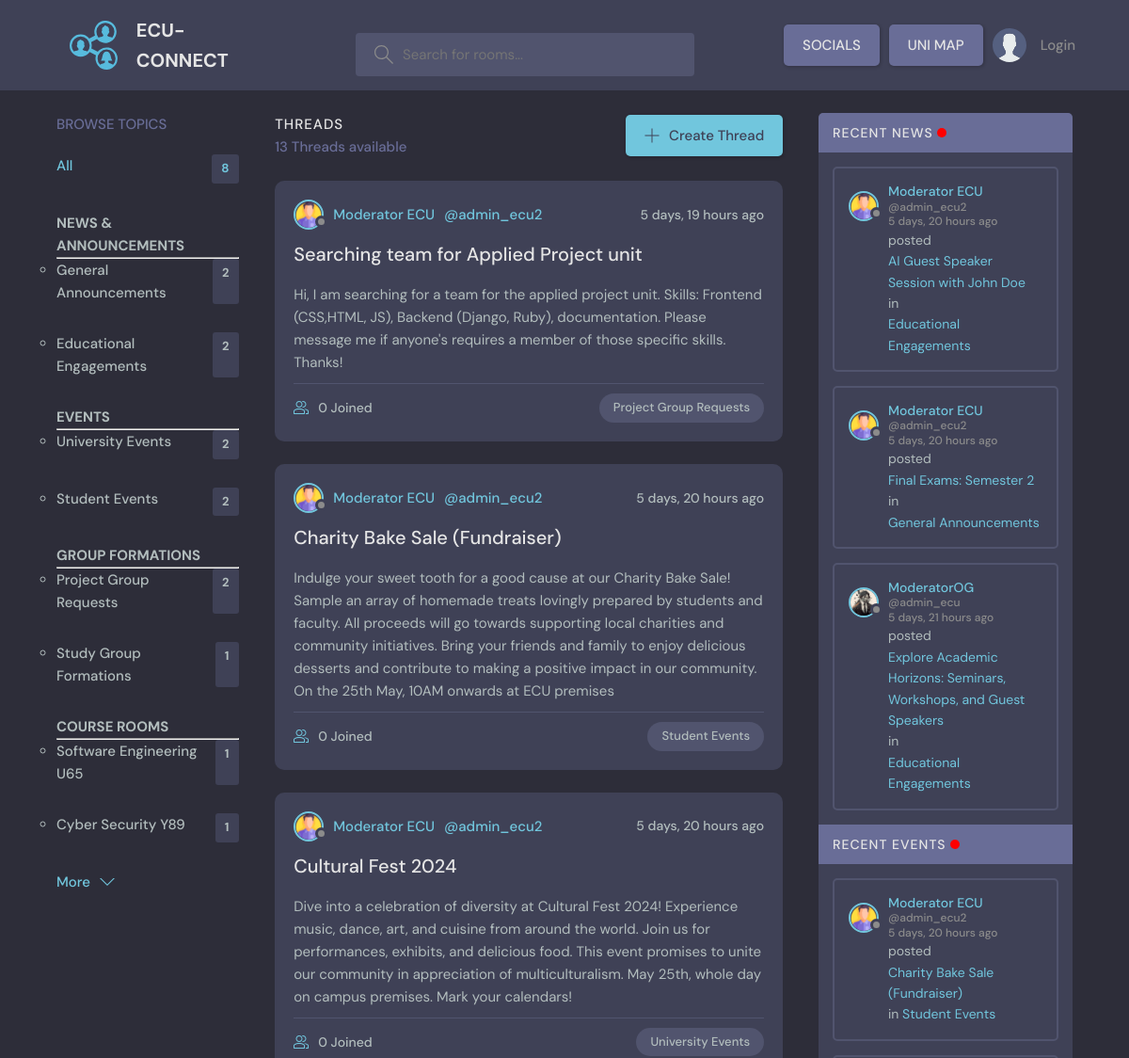
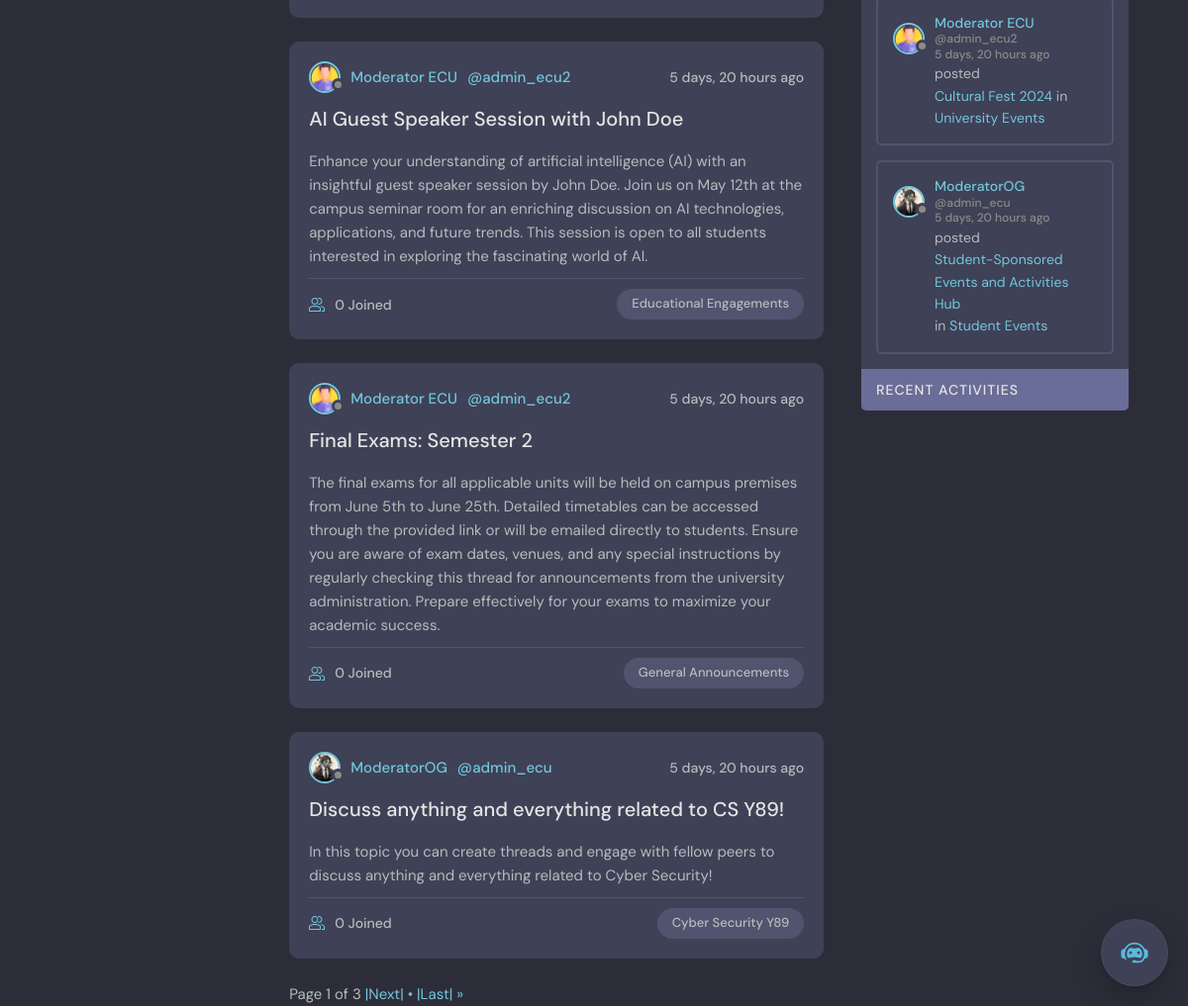
The app's page /, older data (2 pictures, top to bottom).
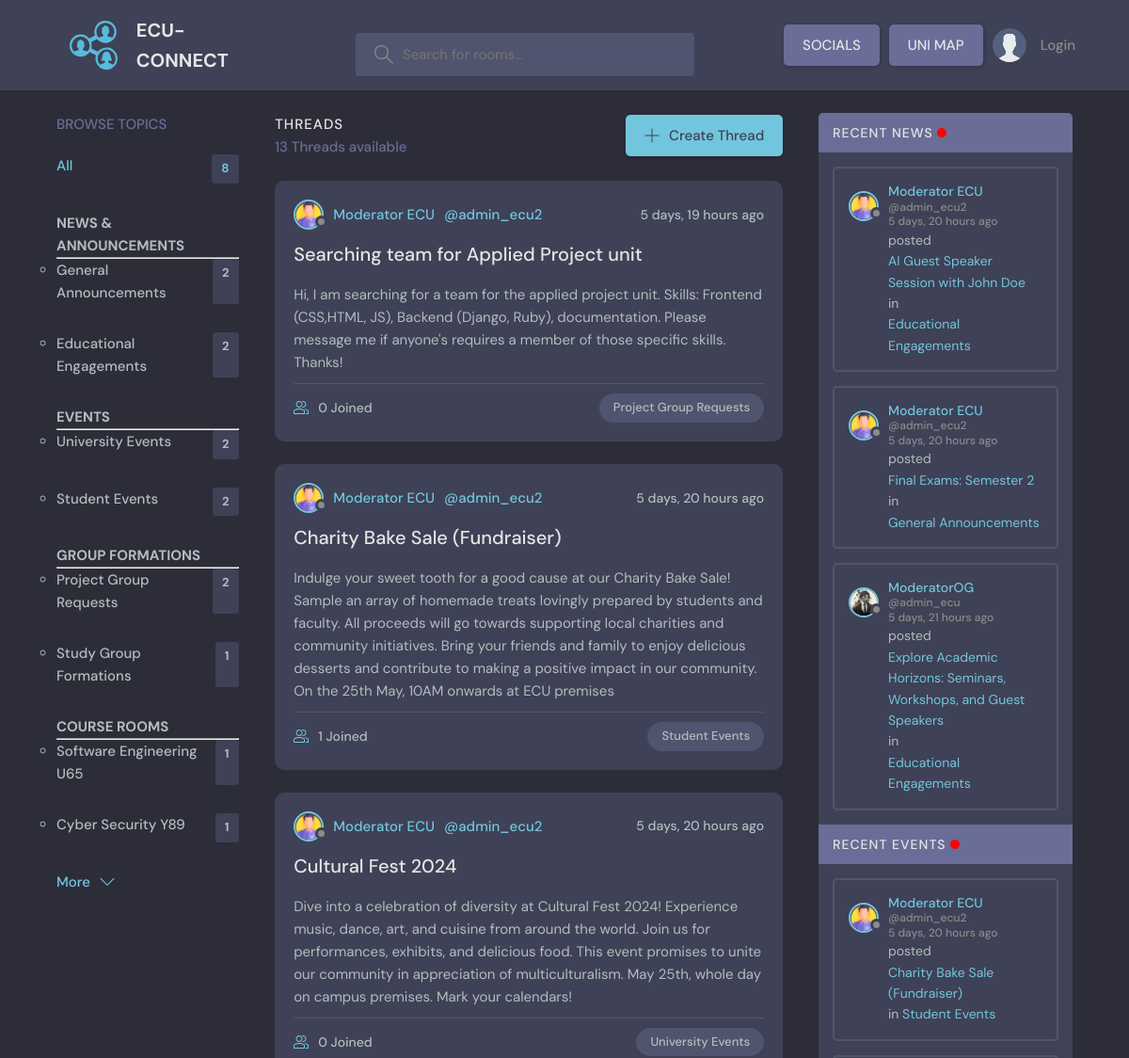
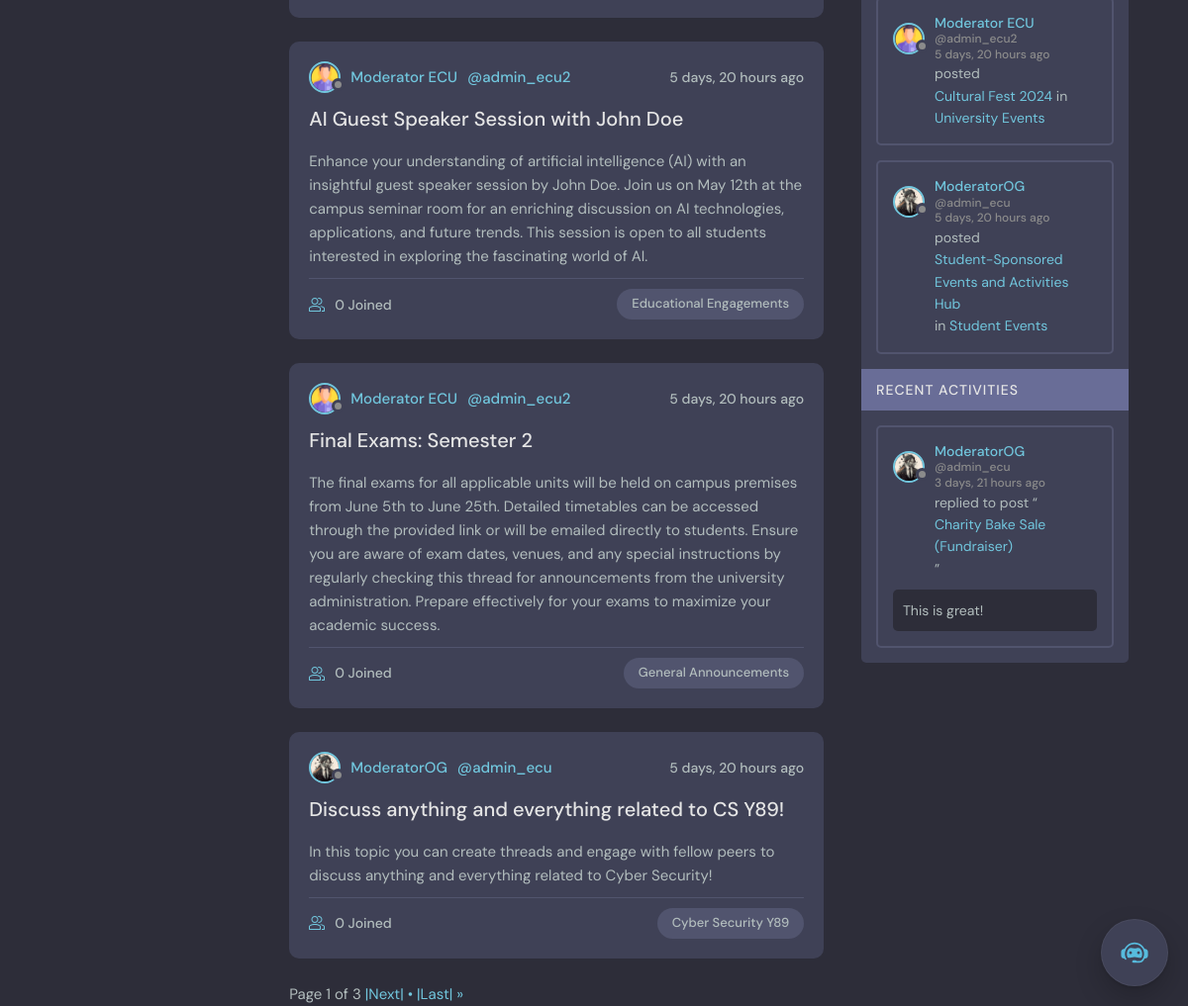
The same page, newer data (2 pictures, top to bottom).
### base/models.py (models this page shows, shortened)
class Topic(models.Model):
    name = models.CharField(max_length=200)

class Thread(models.Model):
    host = models.ForeignKey(User, on_delete = models.SET_NULL, null=True)
    topic = models.ForeignKey(Topic, on_delete = models.SET_NULL, null=True)
    name = models.CharField(max_length=200)
    description = models.TextField(null = True, blank = True)
    participants = models.ManyToManyField(User, related_name='participants', blank=True)
    updated = models.DateTimeField(auto_now= True)
    created = models.DateTimeField(auto_now_add= True)
    pinned = models.BooleanField(default=False)
    class Meta:
       ordering = ['-updated', '-created']
    def __str__(self):
        return self.name

class User(AbstractUser):
    username = models.CharField(max_length=150, unique=True, null=True)
    name = models.CharField(max_length=200, null=True)
    email = models.EmailField(unique=True, null=True)
    bio = models.TextField(null=True)
    avatar = models.ImageField(null=True, default="avatar.svg")
    USERNAME_FIELD = 'email'
    REQUIRED_FIELDS = ['username']
    notifications = models.ManyToManyField(Notification, related_name='notifications', blank=True)

class Comment(models.Model):
    user = models.ForeignKey(User, on_delete=models.CASCADE)
    thread = models.ForeignKey(Thread, on_delete=models.CASCADE)
    body = models.TextField()
    updated = models.DateTimeField(auto_now= True)
    created = models.DateTimeField(auto_now_add= True)
    class Meta:
       ordering = ['-updated', '-created']

### base/views.py (the view)
# urls.py: 2. Add a URL to urlpatterns:  path('', views.home, name='home')
def home(request):
    q = request.GET.get('q') if request.GET.get('q') else ''
    threads = Thread.objects.filter(
        Q(topic__name__icontains=q) |
        Q(name__icontains=q) |
        Q(description__icontains=q)
    )
    topic_priority = Case(
        When(topic__name="General Announcements", then=Value(1)),
        When(topic__name="Educational Engagements", then=Value(2)),
        When(topic__name="University Events", then=Value(3)),
        When(topic__name="Student Events", then=Value(4)),
        When(topic__name="Project Group Requests", then=Value(5)),
        When(topic__name="Study Group Formations", then=Value(6)),
        default=Value(7),
        output_field=IntegerField(),
    )
    thread1_priority = Case(
        When(topic__name="General Announcements", name="Official Announcements and Updates", then=Value(1)),
        When(topic__name="Educational Engagements", name="Explore Academic Horizons: Seminars, Workshops, and Guest Speakers", then=Value(1)),
        When(topic__name="University Events", name="University-Sponsored Events", then=Value(1)),
        When(topic__name="Student Events", name="Student-Sponsored Events and Activities Hub", then=Value(1)),
        When(topic__name="Project Group Requests", name="Project Group Formation and Collaboration", then=Value(1)),
        When(topic__name="Study Group Formations", name="Study Groups", then=Value(1)),
        When(topic__name="Software Engineering U65", name="Discuss anything and everything related to SE U65!", then=Value(1)),
        When(topic__name="Cyber Security Y89", name="Discuss anything and everything related to CS Y89!", then=Value(1)),
        default=Value(2),
        output_field=IntegerField(),
    )
    if q:
        threads = threads.annotate(
            topic_priority=topic_priority,
            thread1_priority=thread1_priority
        ).order_by('topic_priority', 'thread1_priority', '-created')
    else:
        threads = threads.order_by('-created')
    thread_count = threads.count()
    paginator = Paginator(threads, 6)
    page_number = request.GET.get('page')
    try:
        threads = paginator.page(page_number)
    except PageNotAnInteger:
        threads = paginator.page(1)
    except EmptyPage:
        threads = paginator.page(paginator.num_pages)
    topics = Topic.objects.all()
    recent_news_threads = Thread.objects.filter(Q(topic__name='General Announcements') | Q(topic__name='Educational Engagements'))[:3]
    recent_events_threads = Thread.objects.filter(Q(topic__name='University Events') | Q(topic__name='Student Events'))[:3]
    thread_comments = Comment.objects.filter(Q(thread__topic__name__icontains=q))[0:3]
    context = {
        'threads': threads,
        'topics': topics,
        'thread_comments': thread_comments,
        'thread_count': thread_count,
        'q': q,
        'recent_news_threads': recent_news_threads,
        'recent_events_threads': recent_events_threads,
    }
    return render(request, 'base/home.html', context)

### base/templates/base/home.html (shortened to what this page needs)
{% extends 'main.html' %}
{% block content %}
    <main class="layout layout--3">
      <div class="container">
        {% include 'base/topics_component.html' %}
        <div class="roomList">
          <div class="roomList__header">
            <div>
              <h2>THREADS</h2>
              <p>{{thread_count}} Threads available</p>
            </div>
            <a class="btn btn--main" href="{% url 'create_thread' %}">
              <svg version="1.1" xmlns="http://www.w3.org/2000/svg" width="32" height="32" viewBox="0 0 32 32">
                <title>add</title>
                <path
                  d="M16.943 0.943h-1.885v14.115h-14.115v1.885h14.115v14.115h1.885v-14.115h14.115v-1.885h-14.115v-14.115z"
                ></path>
              </svg>
              Create Thread
            </a>
          </div>
          {% include 'base/feed_component.html' %}
        </div>
        {% include 'base/activity_component.html' %}
      </div>
    </main>
{% endblock content %}

### base/templates/base/topics_component.html
        <div class="topics">
            <div class="topics__header">
              <h2>Browse Topics</h2>
            </div>
            <ul class="topics__list">
                <li>
                    <a href="{% url 'home' %}" class="active">All <span>{{topics.count}}</span></a>
                </li>
              <li>
                <h4>NEWS & ANNOUNCEMENTS</h4>
                <hr>
                <ul>
                  {% for topic in topics %}
                    {% if topic.name == "General Announcements" or topic.name == "Educational Engagements"  %}
                      <li><strong><a href="{% url 'home' %}?q={{topic.name}}">{{topic.name}}<span>{{topic.thread_set.all.count}}</span></a></strong></li>
                    {% endif %}
                  {% endfor %}
                </ul>
              </li>
              <li>
                <h4>EVENTS</h4>
                <hr>
                <ul>
                  {% for topic in topics %}
                  {% if topic.name == "University Events" or topic.name == "Student Events"  %}
                      <li><strong><a href="{% url 'home' %}?q={{topic.name}}">{{topic.name}}<span>{{topic.thread_set.all.count}}</span></a></strong></li>
                    {% endif %}
                  {% endfor %}
                </ul>
              </li>
              <li>
                <h4>GROUP FORMATIONS</h4>
                <hr>
                <ul>
                  {% for topic in topics %}
                  {% if topic.name == "Project Group Requests" or topic.name == "Study Group Formations"  %}
                      <li> <a href="{% url 'home' %}?q={{topic.name}}">{{topic.name}}<span>{{topic.thread_set.all.count}}</span></a></li>
                    {% endif %}
                  {% endfor %}
                </ul>
              </li>
              <li>
                <h4>COURSE ROOMS</h4>
                <hr>
                <ul>
                  {% for topic in topics %}
                  {% if topic.name == "Software Engineering U65" or topic.name == "Cyber Security Y89"  %}
                      <li><strong><a href="{% url 'home' %}?q={{topic.name}}">{{topic.name}}<span>{{topic.thread_set.all.count}}</span></a></strong></li>
                    {% endif %}
                  {% endfor %}
                </ul>
              </li>
            </ul>
            <a class="btn btn--link" href="topics.html">
              More
              <svg version="1.1" xmlns="http://www.w3.org/2000/svg" width="32" height="32" viewBox="0 0 32 32">
                <title>chevron-down</title>
                <path d="M16 21l-13-13h-3l16 16 16-16h-3l-13 13z"></path>
              </svg>
            </a>
          </div>

### base/templates/base/feed_component.html (shortened to what this page needs)
{% for thread in threads %}
<div class="roomListRoom">
    <div class="roomListRoom__header">
        <a href="{% url 'user_profile' thread.host.id %}" class="roomListRoom__author">
        <div class="avatar avatar--small">
            <img src="{{thread.host.avatar.url}}" />
        </div>
        <span>{{thread.host.name}}</span>
        <span>@{{thread.host.username}}</span>
        </a>
        <div class="roomListRoom__actions">
        <span>{{thread.created|timesince}} ago</span>
        </div>
    </div>
    <div class="roomListRoom__content">
        <a href="{% url 'thread' thread.id %}">{{thread.name}}</a>
        <p>
            {{ thread.description }}
        </p>
    </div>
    <div class="roomListRoom__meta">
        <a href="{% url 'thread' thread.id %}" class="roomListRoom__joined">
        {{thread.participants.all.count}} Joined
        </a>
        <p class="roomListRoom__topic">{{thread.topic.name}}</p>
    </div>
</div>
{% endfor %}
<div class="pagination">
    <span class="step-links">
        <span class="current">
            Page {{ threads.number }} of {{ threads.paginator.num_pages }}
        </span>
        {% if threads.has_next %}
            <a href="?page={{ threads.next_page_number }}{% if q %}&q={{ q }}{% endif %}"> |Next| • </a>
            <a href="?page={{ threads.paginator.num_pages }}{% if q %}&q={{ q }}{% endif %}"> |Last| &raquo;</a>
        {% endif %}
    </span>
</div>

### base/templates/base/activity_component.html (shortened to what this page needs)
<div class="activities">
  <div class="activities__header">
    <h2>RECENT NEWS <div class="flashing-light"></div></h2>
  </div>
  {% for thread in recent_news_threads %}
  <div class="activities__box">
    <div class="activities__boxHeader roomListRoom__header">
      <a href="{% url 'user_profile' thread.host.id %}" class="roomListRoom__author">
        <div class="avatar avatar--small">
          <img src="{{thread.host.avatar.url}}" />
        </div>
        <p>
          {{thread.host.name}}
          <span>@{{thread.host.username}}</span>
          <span>{{thread.created|timesince}} ago</span>
        </p>
      </a>
    </div>
    <div class="activities__boxContent">
      <p>posted <a href="{% url 'thread' thread.id %}">{{ thread.name }}</a> in <a href="{% url 'home' %}?q={{thread.topic.name}}">{{ thread.topic.name }} </a> </p>
    </div>
  </div>
  {% endfor %}
    <div class="activities__header">
      <h2>RECENT EVENTS <div class="flashing-light"></div></h2>
    </div>
    {% for thread in recent_events_threads %}
  <div class="activities__box">
    <div class="activities__boxHeader roomListRoom__header">
      <a href="{% url 'user_profile' thread.host.id %}" class="roomListRoom__author">
        <div class="avatar avatar--small">
          <img src="{{thread.host.avatar.url}}" />
        </div>
        <p>
          {{thread.host.name}}
          <span>@{{thread.host.username}}</span>
          <span>{{thread.created|timesince}} ago</span>
        </p>
      </a>
    </div>
    <div class="activities__boxContent">
      <p>posted <a href="{% url 'thread' thread.id %}">{{ thread.name }}</a> in <a href="{% url 'home' %}?q={{thread.topic.name}}">{{ thread.topic.name }} </a> </p>
    </div>
  </div>
  {% endfor %}
    <div class="activities__header">
      <h2>Recent Activities</h2>
    </div>
    {% for comment in thread_comments %}
    <div class="activities__box">
      <div class="activities__boxHeader roomListRoom__header">
        <a href="{% url 'user_profile' comment.user.id %}" class="roomListRoom__author">
          <div class="avatar avatar--small">
            <img src="{{comment.user.avatar.url}}" />
          </div>
          <p>
            {{comment.user.name}}
            <span>@{{comment.user.username}}</span>
            <span>{{comment.created|timesince}} ago</span>
          </p>
        </a>
      </div>
      <div class="activities__boxContent">
        <p>replied to post “<a href="{% url 'thread' comment.thread.id %}">{{comment.thread}}</a>”</p>
        <div class="activities__boxRoomContent">
            <p>{{comment.body}}</p>
        </div>
      </div>
    </div>
    {% endfor %}
  </div>

Row changes from the older to the newer data that the page shows:
computed for Thread "Charity Bake Sale (Fundraiser)": participants.all.count "0" → "1"
added Comment: user.avatar (picture), user.name "ModeratorOG", user.username "admin_ecu", created "3 days, 21 hours", thread "Charity Bake Sale (Fundraiser)", body "This is great!"
